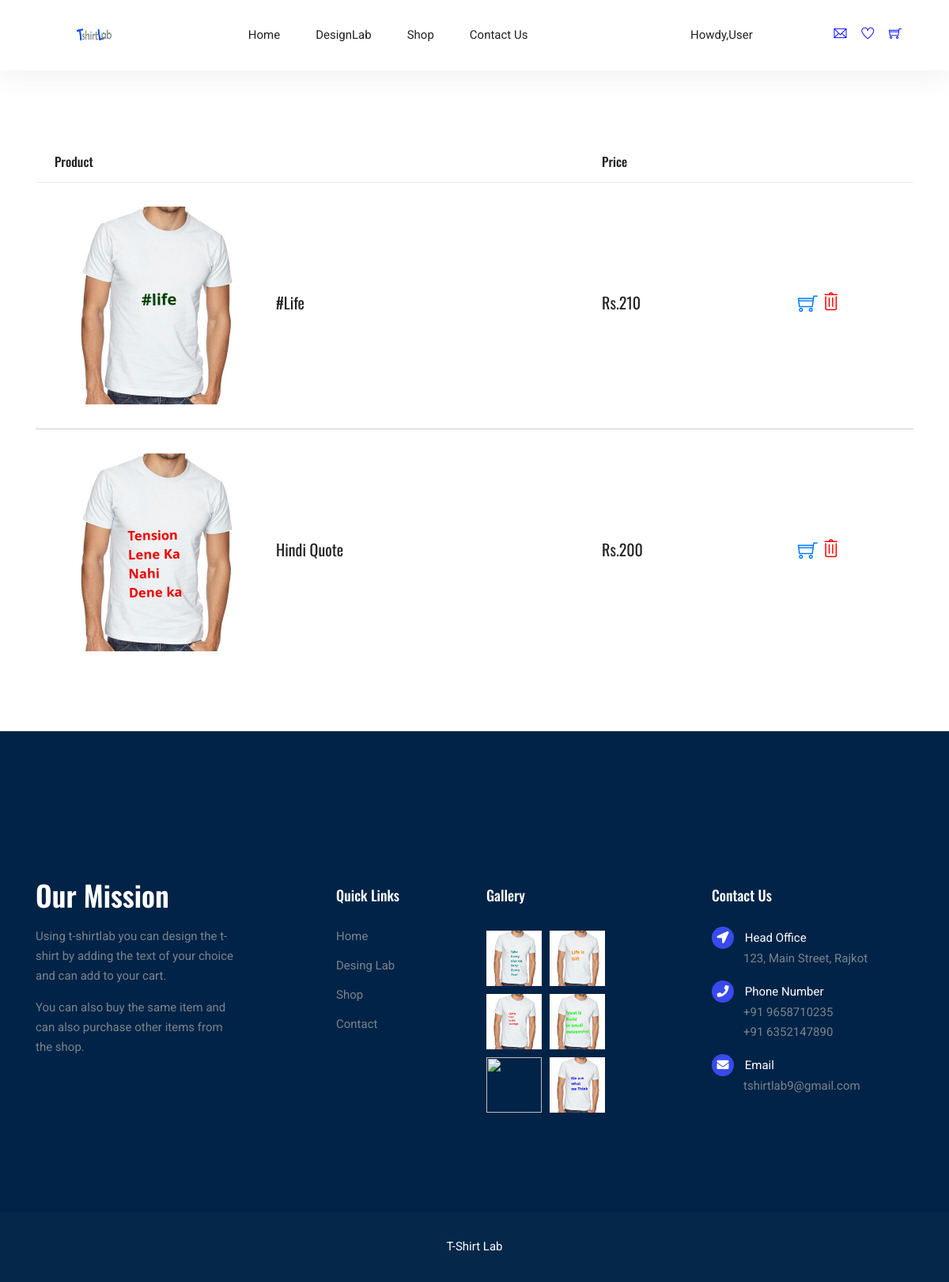
Page /client/wishlist.php on the committed database.
### tables this page shows
CREATE TABLE `wishlist` (
  `TotalProducts` int(11) NOT NULL,
  `UserID` int(11) NOT NULL,
  `ProductID` varchar(11) NOT NULL,
  `ProductImg` varchar(255) NOT NULL,
  `ProductName` varchar(255) NOT NULL,
  `ProductPrice` int(11) NOT NULL
);

### admin/classes/DBConfig.php (called while the page is built, shortened)
<?php
	Class DBConfig
	{
        private $Server="localhost";
        private $DBUser="root";
        private $DBPassword="";
        public $Database="tshirtlab";
		public function __construct()
		{
			try
			{
				$this->con=mysqli_connect($this->Server, $this->DBUser,$this->DBPassword,$this->Database) or die('Cannot connect to the database because: '.mysqli_connect_error());
			}
			catch(Exception $ex)
			{
				echo $ex->message.mysqli_connect_error();
			}
		}
	}
?>

### admin/classes/Wishlist.php (called while the page is built, shortened)
<?php
include_once ("DBConfig.php");
class wishlist extends DBConfig
{
    function getAll()
    {
        $resultArray = array();
        $sql = "select * from wishlist";
        $result = mysqli_query($this->con,$sql);
        while($row = mysqli_fetch_assoc($result))
        {
            $resultArray[] = $row;
        }
        return $resultArray;
    }
}
?>

### client/wishlist.php (the view, shortened to what this page needs)
<?php
    include 'parts/header.php';
?>
<!DOCTYPE html>
<html lang="en">
<head>
</head>
<body>
  <section class="cart_area">
      <div class="container">
          <div class="cart_inner">
              <div class="table-responsive">
                  <table class="table">
                      <thead>
                          <tr>
                              <th scope="col">Product</th>
							  <th scope="col">Price</th>
                          </tr>
                      </thead>
					  <?php
						include 'C:\xampp\htdocs\t-shirtLab\admin\classes\Wishlist.php';
						$objwishlist = new wishlist();
						$result = $objwishlist->getAll();
						foreach($result as $row)
						{
					  ?>
                      <tbody>
                          <tr>
                              <td>
                                  <div class="media">
                                      <div class="d-flex">
                                          <img src="\t-shirtLab\admin\upload\<?php echo($row['ProductImg']);?>" alt="" height="250px" width="250px">
                                      </div>
                                      <div class="media-body">
                                         <h4><?php echo($row['ProductName']);?></h4>
                                      </div>
                                  </div>
                              </td>
                              <td>
                                  <h4>Rs.<?php echo($row['ProductPrice']);?></h4>
                              </td>
							  <td>
							  </td>
							  <td>
							  <a href="Con_AddtoCart.php?ProductID=<?php echo ($row['ProductID']);?>"><i style="font-size: 25px;"class="ti-shopping-cart"></a></i>
								<a href="Con_Deletefromwishlist.php?ProductID=<?php echo ($row['ProductID']);?>"><i style="float:right; font-size: 25px; color:red;"class="ti-trash">
							  </td>
                          </tr>
						  <?php
							}
						  ?>
                      </tbody>
                  </table>
              </div>
          </div>
      </div>
  </section>
	<?php
    include 'parts/footer.php';
  ?>
</body>
</html>

### client/parts/header.php (shortened to what this page needs)
<!DOCTYPE html>
<html lang="en">
<head>
  <link rel="stylesheet" href="vendors/bootstrap/bootstrap.min.css">
  <link rel="stylesheet" href="vendors/fontawesome/css/all.min.css">
	<link rel="stylesheet" href="vendors/themify-icons/themify-icons.css">
  <link rel="stylesheet" href="vendors/nice-select/nice-select.css">
  <link rel="stylesheet" href="vendors/owl-carousel/owl.theme.default.min.css">
  <link rel="stylesheet" href="vendors/owl-carousel/owl.carousel.min.css">
  <link rel="stylesheet" href="css/main.css">
</head>
<body>
<header class="header_area">
    <div class="main_menu">
      <nav class="navbar navbar-expand-lg navbar-light">
        <div class="container">
          <a class="navbar-brand logo_h" href="index.php" style="color:blue"><img src="tlogo.jpg" height="70px" width="150px" alt="not found"></a>
          <div class="collapse navbar-collapse offset" id="navbarSupportedContent">
            <ul class="nav navbar-nav menu_nav ml-auto mr-auto">
              <li class="nav-item"><a class="nav-link" href="index.php">Home</a></li>
			<?php
				if(!isset($_SESSION['UserName']))
					{
			?>
			<li class="nav-item"><a class="nav-link" href="login.php">DesignLab </a></li>
			<?php
					}
					else
					{
					?>
						<li class="nav-item"><a class="nav-link" href="design_lab.php">DesignLab</a></li>
					<?php
					}
					?>
              <li class="nav-item">
                <a href="shop.php" class="nav-link">Shop</a>
			</li>
			<?php
				if(!isset($_SESSION['UserName']))
					{
			?>
				<li class="nav-item"><a class="nav-link" href="login.php">Contact Us </a></li>
			<?php
					}
					else
					{
					?>
						<li class="nav-item"><a class="nav-link" href="contact.php">Contact Us</a></li>
					<?php
					}
					?>
            </ul>
		<ul class="nav navbar-nav menu_nav ml-auto mr-auto">
			<li class="nav-item submenu dropdown">
				<?php
					if(isset($_SESSION['UserName']))
					{
				?>
							 <a href="#" class="nav-link dropdown-toggle" data-toggle="dropdown" role="button" aria-haspopup="true"
							aria-expanded="false">Howdy,<?php echo ($_SESSION['UserName'])?></a>
							<ul class="dropdown-menu">
						<li class="nav-item"><a class="nav-link" href="Con_Logout.php">Logout</a></li>
					</ul>
				<?php
					}
					else
					{
				?>
					<a href="#" class="nav-link dropdown-toggle" data-toggle="dropdown" role="button" aria-haspopup="true"
					aria-expanded="false">Howdy,User</a>
				<?php
					}
				?>
			</li>
		</ul>
            <ul class="nav-shop">
              <li class="nav-item"><button>
			  <?php
					if(!isset($_SESSION['UserName']))
					{
				   ?>
						<a href="login.php">
					<?php
					}
					else
					{
					?>
						<a href="#">
					<?php
					}
					?>
			  <i style="color:blue;"class="ti-email">
			  </i></a></a></button></li>
			<li class="nav-item"><button>
			 <?php
					if(!isset($_SESSION['UserName']))
					{
				   ?>
						<a href="login.php">
					<?php
					}
					else
					{
					?>
						<a href="wishlist.php">
					<?php
					}
					?>
			  <i style="color:blue;" class="ti-heart">
			  </i></a></a></button></li>
			  <li class="nav-item"><button>
			   <?php
					if(!isset($_SESSION['UserName']))
					{
				   ?>
						<a href="login.php">
					<?php
					}
					else
					{
					?>
						<a href="cart.php">
					<?php
					}
					?>
			  <i style="color:blue;"class="ti-shopping-cart">
			  </i></a></a></button></li>
            </ul>
          </div>
        </div>
      </nav>
    </div>
  </header>
</body>
</html>

### client/parts/footer.php (shortened to what this page needs)
<!DOCTYPE html>
<html>
<head>
</head>
<body>
<footer class="footer">
		<div class="footer-area">
			<div class="container">
				<div class="row section_gap">
					<div class="col-lg-3 col-md-6 col-sm-6">
						<div class="single-footer-widget tp_widgets">
							<h4 class="footer_title large_title">Our Mission</h4>
							<p>
								Using t-shirtlab you can design the t-shirt by adding the text of your choice and can add to your cart.
							</p>
							<p>
								You can also buy the same item and can also purchase other items from the shop.
							</p>
						</div>
					</div>
					<div class="offset-lg-1 col-lg-2 col-md-6 col-sm-6">
						<div class="single-footer-widget tp_widgets">
							<h4 class="footer_title">Quick Links</h4>
							<ul class="list">
								<li><a href="index.php">Home</a></li>
								<li><a href="#">Desing Lab</a></li>
								<li><a href="shop.php">Shop</a></li>
								<li><a href="contact.php">Contact</a></li>
							</ul>
						</div>
					</div>
					<div class="col-lg-2 col-md-6 col-sm-6">
						<div class="single-footer-widget instafeed">
							<h4 class="footer_title">Gallery</h4>
							<ul class="list instafeed d-flex flex-wrap">
								<li><img style="height:70px; width:70px;"src="img/gallery/t1.png" alt="" ></li>
								<li><img style="height:70px; width:70px;" src="img/gallery/t2.png" alt=""></li>
								<li><img style="height:70px; width:70px;" src="img/gallery/t3.png" alt=""></li>
								<li><img style="height:70px; width:70px;" src="img/gallery/t4.png" alt=""></li>
								<li><img style="height:70px; width:70px;" src="img/gallery/t5.png" alt=""></li>
								<li><img style="height:70px; width:70px;" src="img/gallery/t6.png" alt=""></li>
							</ul>
						</div>
					</div>
					<div class="offset-lg-1 col-lg-3 col-md-6 col-sm-6">
						<div class="single-footer-widget tp_widgets">
							<h4 class="footer_title">Contact Us</h4>
							<div class="ml-40">
								<p class="sm-head">
									<span class="fa fa-location-arrow"></span>
									Head Office
								</p>
								<p>123, Main Street, Rajkot</p>
								<p class="sm-head">
									<span class="fa fa-phone"></span>
									Phone Number
								</p>
								<p>
									+91 9658710235 <br>
									+91 6352147890
								</p>
								<p class="sm-head">
									<span class="fa fa-envelope"></span>
									Email
								</p>
								<p>
									tshirtlab9@gmail.com
								</p>
							</div>
						</div>
					</div>
				</div>
			</div>
		</div>
		<div class="footer-bottom">
			<div class="container">
				<div class="row d-flex">
					<p class="col-lg-12 footer-text text-center">
						<a style="color:white;" href="index.php">T-Shirt Lab</a>
</p>
				</div>
			</div>
		</div>
	</footer>
</body>
</html>

### client/css/main.css (style rules this page uses)
body { color:#777;font-family:"Roboto",sans-serif;font-size:15px;font-weight:400;line-height:1.667 }
ul { list-style-type:none;margin:0;padding:0 }
button { cursor:pointer }
h1,h2,h3,h4,h5,h6 { font-family:"Oswald",sans-serif;color:#222;line-height:1.1 }
h4,.h4 { font-size:20px;font-weight:400;line-height:1.3 }
a { display:inline-block }
.ml-40 { margin-left:40px }
.header_area { position:relative;width:100%;z-index:9999;transition:background 0.4s, all 0.3s linear;box-shadow:0px 10px 27px 3px rgba(221,221,221,0.3) }
.header_area .navbar { background:transparent;padding:0px;border:0px;border-radius:0px }
.header_area .navbar .nav .nav-item { margin-right:45px }
.header_area .navbar .nav .nav-item .nav-link { text-transform:capitalize;color:#222;display:inline-block }
@media (min-width: 991px) { .header_area .navbar .nav .nav-item .nav-link { padding:32px 0px } }
.header_area .navbar .nav .nav-item .nav-link:after { display:none }
.header_area .navbar .nav .nav-item.submenu { position:relative }
.header_area .navbar .nav .nav-item:last-child { margin-right:0px }
.nav-shop li { display:inline-block;margin-right:15px }
.nav-shop li i,.nav-shop li span { font-size:16px;color:#222 }
.nav-shop li button { padding:0;border:0;background:transparent;position:relative }
.nav-shop li:last-child { margin-left:0px }
.cart_area { padding-top:90px;padding-bottom:55px }
.cart_inner .table th,.cart_inner .table td { padding:.75rem 1.5rem;border-color:#EEEEEE }
.cart_inner .table thead tr th { border-top:0px;font-size:16px;font-weight:500;font-family:"Oswald",sans-serif;color:#222;border-bottom:0px !important }
.cart_inner .table tbody tr td { padding-top:30px;padding-bottom:30px;vertical-align:middle;align-self:center }
.cart_inner .table tbody tr td .media .d-flex { padding-right:30px }
.cart_inner .table tbody tr td .media .d-flex img { border-radius:3px }
.cart_inner .table tbody tr td .media .media-body { vertical-align:middle;align-self:center }
.footer-area { background:#002347;padding:50px 0px 50px }
@media (min-width: 1000px) { .footer-area { padding:195px 0px 120px } }
.single-footer-widget p { margin-bottom:15px }
.single-footer-widget p:last-child { margin-bottom:0 }
.single-footer-widget .instafeed { margin-left:-5px;margin-right:-5px }
.single-footer-widget .instafeed li { margin:5px }
.single-footer-widget .sm-head { color:#fff;margin-bottom:0px }
.single-footer-widget .sm-head span { position:relative;margin-left:-40px;margin-right:10px;display:inline-block;width:28px;height:28px;line-height:28px;text-align:center;background:#384aeb;color:#ffffff;border-radius:20px }
.tp_widgets .list li { margin-bottom:12px }
.tp_widgets .list li a { color:#7b838a;font-family:"Roboto",sans-serif }
.tp_widgets .list li:last-child { margin-bottom:0px }
.tp_widgets p { color:#7b838a }
.footer_title { font-size:18px;line-height:24px;font-weight:500;font-family:"Oswald",sans-serif;text-transform:capitalize;color:#fff;margin-bottom:28px }
.footer_title.large_title { font-size:36px;font-weight:600 }
.footer-bottom { background:rgba(0,35,71,0.980392);padding:32px }
.footer-bottom .footer-text { color:#fff;margin-bottom:0 }
.footer-bottom .footer-text a { color:#384aeb;opacity:1 }

### rows in the picture
wishlist: ProductImg (picture), ProductName "#Life", ProductPrice "210"
wishlist: ProductImg (picture), ProductName "Hindi Quote", ProductPrice "200"
